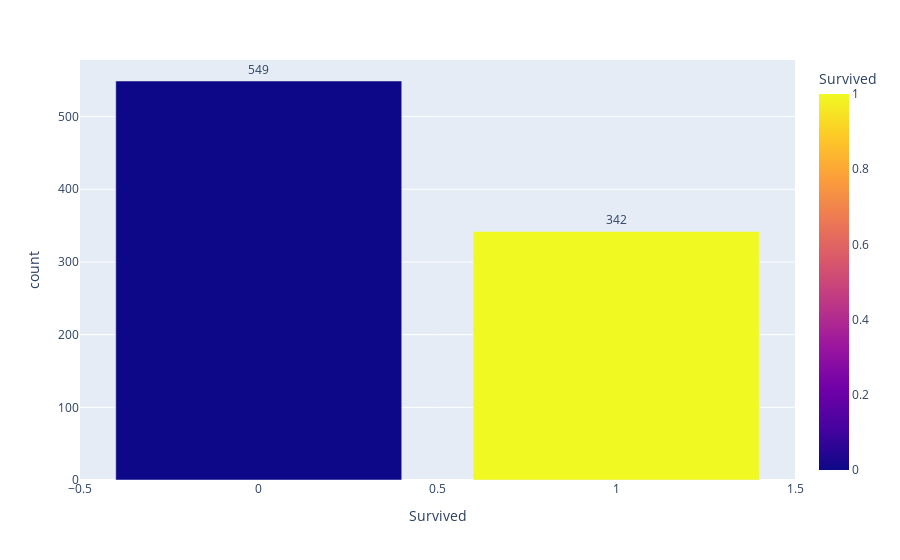

Here is the notebook cell this chart was saved with:
### Code cell
species_count = df['Survived'].value_counts().reset_index()
species_count.columns = ['Survived', 'count']

fig = px.bar(species_count, x='Survived', y='count', text='count', color='Survived')

fig.update_traces(texttemplate='%{text}', textposition='outside')

# ax = sns.countplot(x="class", data=df)
# ax.bar_label(ax.containers[0]);

### Figure 1 — Plotly figure (JSON) as saved in the notebook; plotly's stock layout.template omitted (floating-point values rounded to 4 significant figures)
{"data": [{"alignmentgroup": "True", "hovertemplate": "Survived=%{marker.color}<br>count=%{text}<extra></extra>", "legendgroup": "", "marker": {"color": [0, 1], "coloraxis": "coloraxis", "pattern": {"shape": ""}}, "name": "", "offsetgroup": "", "orientation": "v", "showlegend": false, "text": [549, 342], "textposition": "outside", "texttemplate": "%{text}", "type": "bar", "x": [0, 1], "xaxis": "x", "y": [549, 342], "yaxis": "y"}], "layout": {"barmode": "relative", "coloraxis": {"colorbar": {"title": {"text": "Survived"}}, "colorscale": [[0, "#0d0887"], [0.1111, "#46039f"], [0.2222, "#7201a8"], [0.3333, "#9c179e"], [0.4444, "#bd3786"], [0.5556, "#d8576b"], [0.6667, "#ed7953"], [0.7778, "#fb9f3a"], [0.8889, "#fdca26"], [1, "#f0f921"]]}, "legend": {"tracegroupgap": 0}, "margin": {"t": 60}, "xaxis": {"anchor": "y", "domain": [0, 1], "title": {"text": "Survived"}}, "yaxis": {"anchor": "x", "domain": [0, 1], "title": {"text": "count"}}}}
